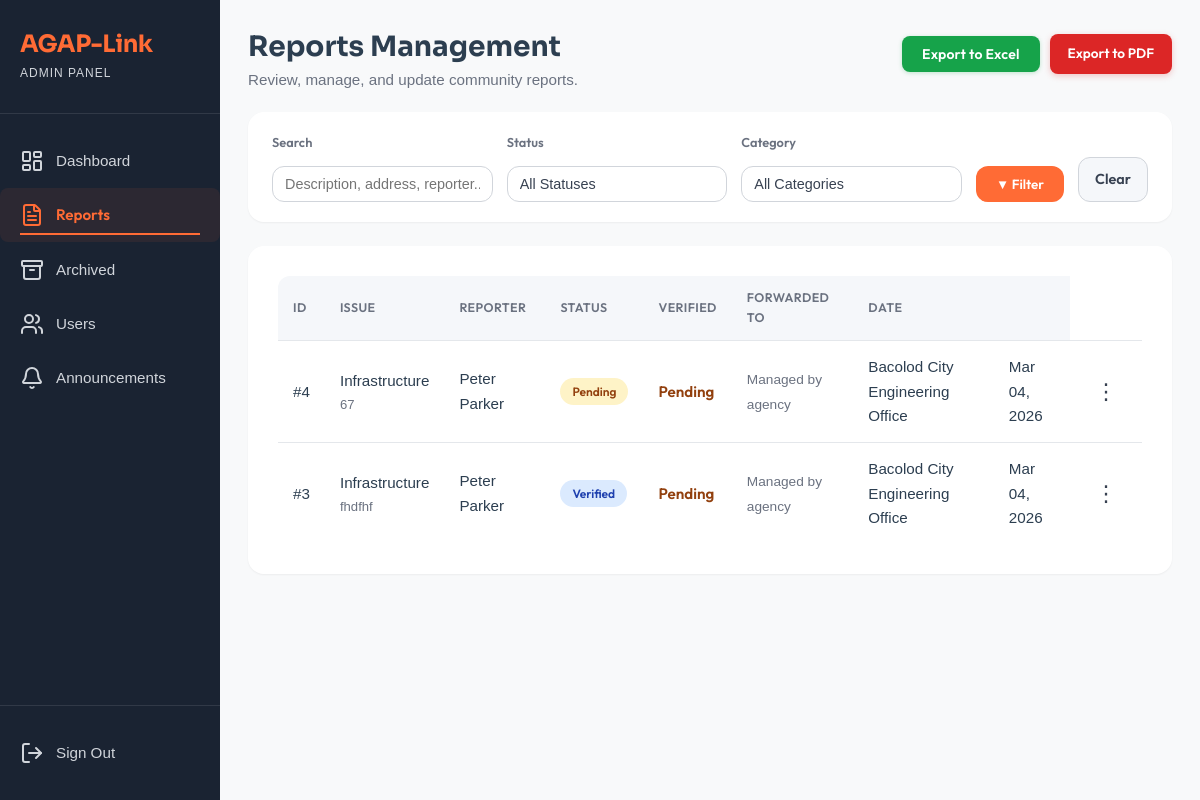
Page /view/admin_module/admin_report.php (signed in) on the earlier database version.
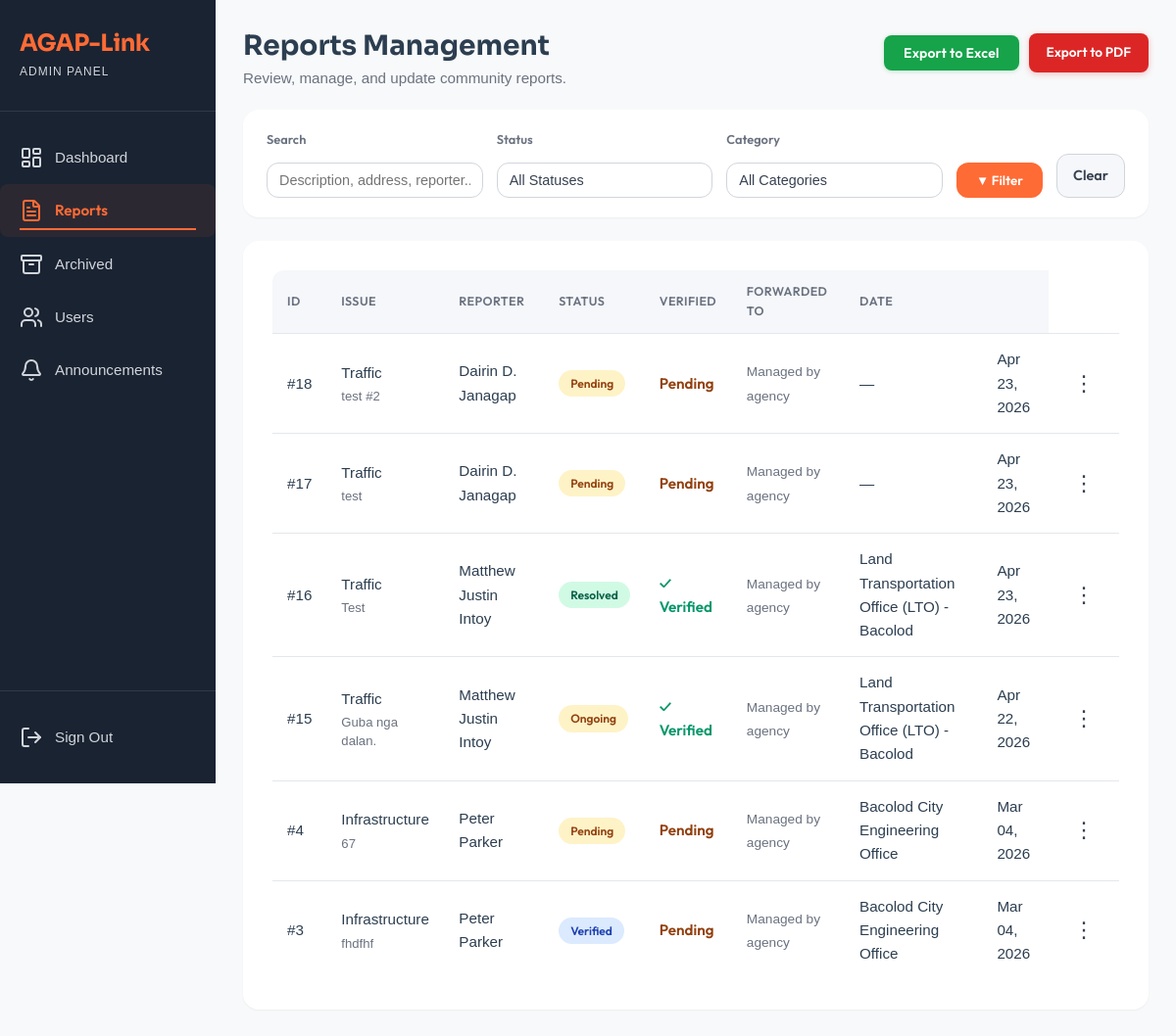
Same page on the later database version.
### tables this page shows
CREATE TABLE `reports` (
  `report_id` int(11) NOT NULL,
  `user_id` int(11) NOT NULL,
  `category_id` int(11) NOT NULL,
  `assigned_agency_id` int(11) DEFAULT NULL,
  `description` text NOT NULL,
  `address` varchar(255) NOT NULL,
  `photo_path` varchar(255) DEFAULT NULL,
  `gps_lat` decimal(10,8) DEFAULT NULL,
  `gps_long` decimal(11,8) DEFAULT NULL,
  `status` enum('Pending','Verified','Forwarded','Ongoing','Resolved') DEFAULT 'Pending',
  `priority` enum('Low','Medium','Critical') DEFAULT 'Low',
  `created_at` timestamp NOT NULL DEFAULT current_timestamp(),
  `updated_at` timestamp NOT NULL DEFAULT current_timestamp() ON UPDATE current_timestamp(),
  `is_archived` tinyint(1) NOT NULL DEFAULT 0 COMMENT '0 = active, 1 = archived (soft-deleted)',
  `archived_at` datetime DEFAULT NULL,
  `is_verified` tinyint(1) NOT NULL DEFAULT 0,
  `agency_verified_at` datetime DEFAULT NULL
);

CREATE TABLE `categories` (
  `category_id` int(11) NOT NULL,
  `name` varchar(50) NOT NULL,
  `description` text DEFAULT NULL,
  `created_at` timestamp NOT NULL DEFAULT current_timestamp()
);

CREATE TABLE `agencies` (
  `agency_id` int(11) NOT NULL,
  `name` varchar(100) NOT NULL,
  `contact_number` varchar(20) DEFAULT NULL,
  `type` varchar(50) DEFAULT NULL,
  `category_id` int(11) DEFAULT NULL,
  `created_at` timestamp NOT NULL DEFAULT current_timestamp()
);

### model/Report.php (called while the page is built, shortened)
<?php
require_once dirname(__DIR__) . '/config/agaplinkdb.php';
class Report
{
    private $conn;
    public function __construct()
    {
        global $conn;
        $this->conn = $conn;
    }
    public function getFilteredReports($filterStatus = '', $filterCategory = '', $filterSearch = '')
    {
        $sql = "SELECT r.*, c.name AS category_name, a.name AS agency_name,
                       CONCAT(u.first_name, ' ', IFNULL(CONCAT(u.middle_initial, '. '), ''), u.last_name) AS full_name,
                       u.phone_number AS reporter_phone
                FROM reports r
                LEFT JOIN categories c ON r.category_id = c.category_id
                LEFT JOIN agencies   a ON r.assigned_agency_id = a.agency_id
                LEFT JOIN users      u ON r.user_id = u.user_id
                WHERE (r.is_archived = 0 OR r.is_archived IS NULL)";
        $params = [];
        $sql .= " ORDER BY r.created_at DESC";
        $stmt = $this->conn->prepare($sql);
        $stmt->execute($params);
        return $stmt->fetchAll(PDO::FETCH_ASSOC);
    }
}

### view/admin_module/admin_report.php (the view, shortened to what the changed rows need)
<?php
require_once dirname(__DIR__, 2) . "/config/agaplinkdb.php";
require_once MODEL_PATH . 'Report.php';
$filterStatus   = $_GET['status']   ?? '';
$filterCategory = $_GET['category'] ?? '';
$filterSearch   = trim($_GET['search'] ?? '');
$reportModel = new Report();
$allReports  = $reportModel->getFilteredReports($filterStatus, $filterCategory, $filterSearch);
$hasReports  = !empty($allReports);
?>
<!DOCTYPE html>
<html lang="en">
<head>
    <link rel="stylesheet" href="<?= ASSET_URL ?>/css/admin_module/admin_module.css">
    <link rel="stylesheet" href="<?= ASSET_URL ?>/css/admin_module/admin_reports.css">
</head>
<body data-base-url="<?= BASE_URL ?>">
    <div class="dashboard-container">
        <?php require_once __DIR__ . '/../partials/admin_sidebar.php'; ?>
        <main class="main-content page-transition">
            <div class="reports-header">
                <div>
                    <h1>Reports Management</h1>
                </div>
            </div>
            <section class="reports-section">
                <?php if (!$hasReports): ?>
                    <div class="empty-state">
                        <div class="empty-icon">📋</div>
                        <p class="empty-message">No reports found<?= ($filterStatus || $filterCategory || $filterSearch) ? ' matching your filters.' : ' yet.' ?></p>
                    </div>
                <?php else: ?>
                    <div class="table-wrapper">
                        <table class="reports-table" id="reportsTable">
                            <thead>
                                <tr>
                                    <th>ID</th>
                                    <th>Issue</th>
                                    <th>Reporter</th>
                                    <th>Status</th>
                                    <th>Verified</th>
                                    <th>Forwarded To</th>
                                    <th>Date</th>
                                    <th></th>
                                </tr>
                            </thead>
                            <tbody>
                                <?php foreach ($allReports as $report): ?>
                                    <tr
                                        data-report-id="<?= htmlspecialchars($report['report_id']) ?>"
                                        data-category="<?= htmlspecialchars($report['category_name'] ?? 'General') ?>"
                                        data-description="<?= htmlspecialchars($report['description'] ?? '') ?>"
                                        data-reporter="<?= htmlspecialchars($report['full_name'] ?? 'N/A') ?>"
                                        data-phone="<?= htmlspecialchars($report['reporter_phone'] ?? '') ?>"
                                        data-status="<?= htmlspecialchars($report['status']) ?>"
                                        data-verified="<?= !empty($report['is_verified']) ? 'Verified' : 'Pending' ?>"
                                        data-agency="<?= htmlspecialchars($report['agency_name'] ?? '—') ?>"
                                        data-date="<?= date('M d, Y', strtotime($report['created_at'])) ?>">
                                        <td>#<?= htmlspecialchars($report['report_id']) ?></td>
                                        <td>
                                            <?= htmlspecialchars($report['category_name'] ?? 'General') ?>
                                            <span class="report-cell-sub">
                                                <?= htmlspecialchars(mb_strimwidth($report['description'] ?? '', 0, 70, '…')) ?>
                                            </span>
                                        </td>
                                        <td><?= htmlspecialchars($report['full_name'] ?? 'N/A') ?></td>
                                        <td>
                                            <?php
                                            $status = strtolower($report['status']);
                                            $statusClass = match ($status) {
                                                'pending'   => 'status-pending',
                                                'ongoing'   => 'status-ongoing',
                                                'verified'  => 'status-verified',
                                                'forwarded' => 'status-forwarded',
                                                'resolved'  => 'status-resolved',
                                                default     => 'status-pending'
                                            };
                                            ?>
                                            <span class="<?= $statusClass ?>"><?= ucfirst($status) ?></span>
                                        </td>
                                        <td>
                                            <?php if (!empty($report['is_verified'])): ?>
                                                <span style="color: #059669; font-weight: 600;">✓ Verified</span>
                                            <?php else: ?>
                                                <span style="color: #92400e; font-weight: 600;">Pending</span>
                                            <?php endif; ?>
                                        </td>
                                        <td>
                                            <span style="color: #6b7280; font-size:0.9em;">Managed by agency</span>
                                        </td>
                                        <td><?= htmlspecialchars($report['agency_name'] ?? '—') ?></td>
                                        <td><?= date('M d, Y', strtotime($report['created_at'])) ?></td>
                                        <td class="action-cell">
                                            <div class="meatballs-container">
                                                <button type="button" class="meatballs-btn">⋮</button>
                                            </div>
                                        </td>
                                    </tr>
                                <?php endforeach; ?>
                            </tbody>
                        </table>
                    </div>
                <?php endif; ?>
            </section>
        </main>
    </div>
</body>
</html>

Differences in the rows shown:
added reports: report_id "18", category.name "Traffic", description "test #2", full_name "Dairin D. Janagap", status "Pending", is_verified "Pending", agency_name "—", created_at "Apr 23, 2026"
added reports: report_id "17", category.name "Traffic", description "test", full_name "Dairin D. Janagap", status "Pending", is_verified "Pending", agency_name "—", created_at "Apr 23, 2026"
added reports: report_id "16", category.name "Traffic", description "Test", full_name "Matthew Justin Intoy", status "Resolved", is_verified "✓ Verified", assigned_agency.name "Land Transportation Office (LTO) - Bacolod", created_at "Apr 23, 2026"
added reports: report_id "15", category.name "Traffic", description "Guba nga dalan.", full_name "Matthew Justin Intoy", status "Ongoing", is_verified "✓ Verified", assigned_agency.name "Land Transportation Office (LTO) - Bacolod", created_at "Apr 22, 2026"
